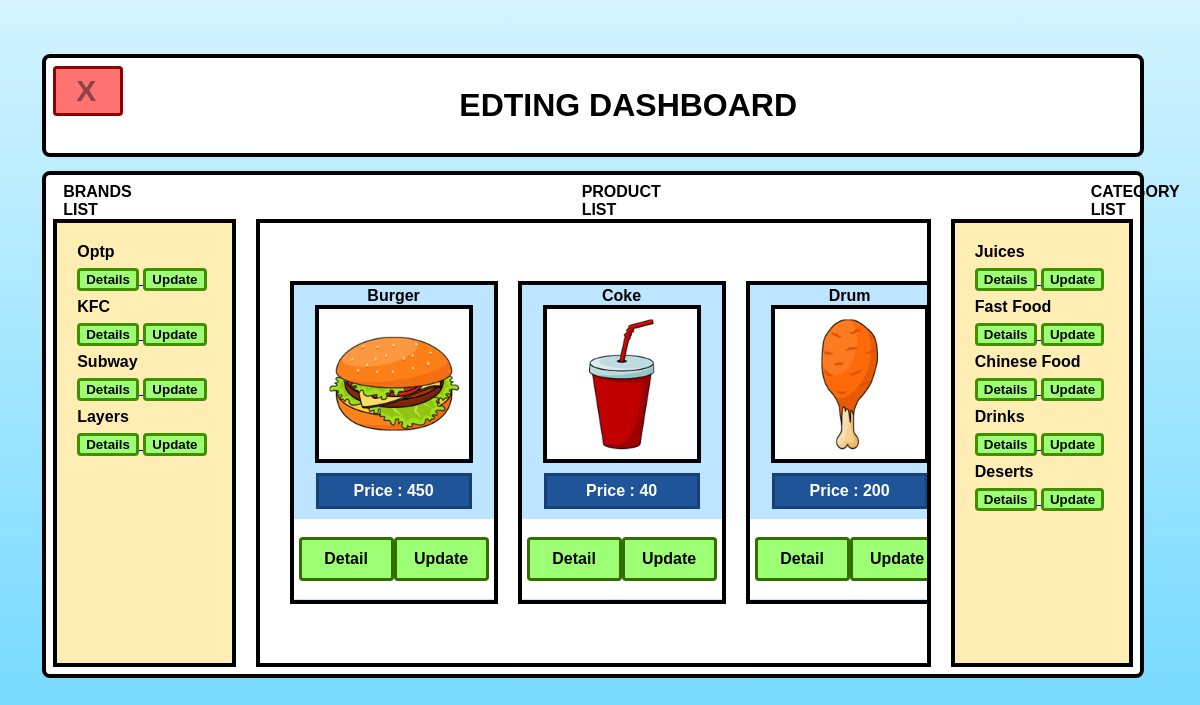
The app's page /editing_dashboard.php (signed in) with its own data.
### tables this page shows
CREATE TABLE `brand` (
  `brand_id` int(11) NOT NULL,
  `brand_name` varchar(50) NOT NULL,
  `brand_details` varchar(50) NOT NULL
);

CREATE TABLE `product` (
  `product_id` int(11) NOT NULL,
  `product_name` varchar(150) NOT NULL,
  `product_detail` varchar(200) NOT NULL,
  `product_quantity` int(11) NOT NULL,
  `product_price` int(11) NOT NULL,
  `product_category` varchar(150) NOT NULL,
  `product_brand` varchar(150) NOT NULL,
  `product_image` varchar(150) NOT NULL
);

CREATE TABLE `category` (
  `category_id` int(11) NOT NULL,
  `category_name` varchar(50) NOT NULL,
  `category_details` varchar(50) DEFAULT NULL
);

### editing_dashboard.php (the view, shortened to what this page needs)
<?php
include 'Backend/connection.php';
$brand_qry = "SELECT * from brand";
$brand_data = mysqli_query($db_connection, $brand_qry);
$category_qry = "SELECT * from category";
$category_data = mysqli_query($db_connection, $category_qry);
$product_qry = "SELECT * from product";
$product_data = mysqli_query($db_connection, $product_qry);
?>
<html>
    <head>
        <link rel="stylesheet" href="styles.css">
    </head>
    <body>
    <div class="screen-container-listpannel">
                <div class="container-listpannel ">
                    <div>
                    <a href="dashboard.php">
                        <input class="close-button" value="X">
                    </a>
                    </div>
                    <div class="popup-banner-text">EDTING DASHBOARD</div>
                </div>
            <div class="container-listpannel">
            <div class="left-center-right-container">
            <div class="left-text">
                BRANDS LIST
            </div>
            <div class="center-text">
                PRODUCT LIST
            </div>
            <div class="right-text">
                CATEGORY LIST
            </div>
            </div>
            <div class="left-center-right-container">
            <div class="left">
                    <?php
                    while ($brand_fetch = mysqli_fetch_assoc($brand_data))
                    {
                    $temp_brandid = $brand_fetch['brand_id'];
                    $temp_brandname = $brand_fetch['brand_name'];?>
                    <div class="left-items">
                    <div >  <?php echo $temp_brandname; ?>     </div>
                     <a href="brand_detail.php?selected_id='<?php echo $temp_brandid; ?>'">
                    <input class="edit-button" type="button" value="Details"/> </a>
                    <a href="brand_update.php?selected_id=<?php echo $temp_brandid; ?> ">
                    <input class="edit-button" type="button" value="Update"/> </a>
                    </div>
                    <?php
                    }
                     ?>
            </div>
                <div class="center">
               <?php
                if(!$product_data)
                {
                    echo 'List Empty';
                } else
                    while ($product_fetch = mysqli_fetch_assoc($product_data))
                {
                $temp_productimage = $product_fetch['product_image'];
                $temp_productid = $product_fetch['product_id'];
                $temp_productname = $product_fetch['product_name'];
                $temp_productprice = $product_fetch['product_price'];
                ?>
                <div class="product-section">
                    <div class="product-name"> <?php  echo $temp_productname; ?> </div>
                    <div class="product-image">
                    <img src="<?php echo "Images/".$temp_productimage; ?>"width = 150px height = 150px >
                    </div>
                    <div class="product-details">
                    <div class="product-price">Price : <?php echo $temp_productprice; ?></div>
                    </div>
                    <div class="product-buttons">
                        <a href = "product_detail.php?selected_id=<?php echo $temp_productid?>"><input class="product-button" type = "button" value="Detail"> </a>
                        <a href="product_update.php?selected_id=<?php echo $temp_productid; ?> "> <input class="product-button"  type="button" value="Update"/> </a>
                    </div>
                </div>
                <?php
                }
                 ?>
            </div>
            <div class="right">
           <?php
                if(!$category_data)
                {
                    echo 'List Empty';
                } else
                    while ($data_fetch = mysqli_fetch_assoc($category_data))
                {
                    $temp_categoryid = $data_fetch['category_id'];
                    $temp_categoryname = $data_fetch['category_name'];?>
                    <?php echo $temp_categoryname; ?>
                    <div class="left-items">
                    <a href="category_detail.php?selected_id='<?php echo $temp_categoryid; ?>'">
                    <input class="edit-button" type="button" value="Details"/> </a>
                    <a href="category_update.php?selected_id=<?php echo $temp_categoryid; ?> ">
                    <input class="edit-button" type="button" value="Update"/> </a>
                    </div>
                <?php
                }  ?>
            </div>
            </div>
        </div>
        </div>
    </body>
</html>

### styles.css (style rules this page uses)
.close-button { padding: 20px; font-size: 30px; font-family: 'Lucida Sans', 'Lucida Sans Regular', 'Lucida Grande', 'Lucida Sans Unicode', Geneva, Verdana, sans-serif; font-weight: bolder; color: rgb(139, 67, 67); cursor: pointer; float: left; width: 70px; height: 50px; border: 3px solid rgb(143, 0, 0); border-radius: 4px; background-color: rgb(255, 114, 114); }
.popup-banner-text { padding-top: 2%; padding-bottom: 2%; text-align: center; font-weight: bold; font-size: 2em; }
body { background-image: linear-gradient(to top, transparent, transparent 0%, rgb(107, 215, 255) 0%, rgb(211, 243, 255)); }
.screen-container-listpannel { width: 60%; height: 10%; align-items: center; position:absolute; top: 10%; left: 33.5%; transform: translate(-50%, -50%); }
.container-listpannel { width: 150%; align-items: center; justify-content: center; padding: 1%; border-radius: 8px; border: 4px solid rgb(0, 0, 0); margin: 2% auto; background-color: #fff; font-family:'Lucida Sans', 'Lucida Sans Regular', 'Lucida Grande', 'Lucida Sans Unicode', Geneva, Verdana, sans-serif; }
.left-center-right-container { font-weight: bolder; display: flex; }
.left-text { padding-left: 10px; }
.center-text { padding-left: 450px; }
.right-text { padding-left: 430px; }
.left { overflow-y: auto; height: 50vh; border: 4px solid black; background: #ffeeb4; padding: 20px; width: 15%; margin-right: 20px; }
.center { overflow-x: auto; overflow-y: auto; display: flex; align-items: center; border: 4px solid black; padding: 20px; width: 70%; margin-right: 20px; position: relative; }
.right { overflow-y: auto; height: 50vh; border: 4px solid black; background: #ffeeb4; padding: 20px; width: 15%; }
.edit-button { font-weight: bolder; font-family: 'Lucida Sans', 'Lucida Sans Regular', 'Lucida Grande', 'Lucida Sans Unicode', Geneva, Verdana, sans-serif; border: 3px solid rgb(64, 143, 0); border-radius: 4px; margin: 7px 0; text-decoration: none; background-color: rgb(156, 255, 116); }
.product-button { font-weight: bolder; font-family: 'Lucida Sans', 'Lucida Sans Regular', 'Lucida Grande', 'Lucida Sans Unicode', Geneva, Verdana, sans-serif; border: 3px solid rgb(50, 110, 0); border-radius: 4px; margin: 10px auto; font-size: medium; padding: 10px; width: 95px; background-color: rgb(156, 255, 116); }
.product-section { border: 4px solid black; display: flex; flex-direction: column; align-items: center; justify-content: center; margin: 10px; width: 200px; height: 315px; background-color: rgb(190, 229, 255); }
.product-image { border: 4px solid black; width: 150px; height: 150px; background-color: rgb(255, 255, 255); margin-bottom: 10px; }
.product-details { color: #fff; border: 3px solid rgb(23, 66, 121); display: flex; flex-direction: row; align-items: center; justify-content: center; width: 150px; height: 30px; background-color: rgb(32, 84, 153); }
.product-buttons { display: flex; flex-direction: row; align-items: center; justify-content: center; width: 200px; height: 80px; background-color: rgb(255, 255, 255); margin-top: 10px ; }

### records on screen
brand: brand_name "Optp"
brand: brand_name "KFC"
brand: brand_name "Subway"
brand: brand_name "Layers"
product: product_name "Burger", product_image (picture), product_price "450"
product: product_name "Coke", product_image (picture), product_price "40"
product: product_name "Drum", product_image (picture), product_price "200"
category: category_name "Juices"
category: category_name "Fast Food"
category: category_name "Chinese Food"
category: category_name "Drinks"
category: category_name "Deserts"
